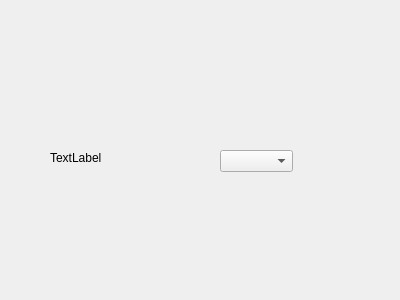
<?xml version="1.0" encoding="UTF-8"?>
<ui version="4.0">
 <class>pluginGui</class>
 <widget class="QWidget" name="pluginGui">
  <property name="geometry">
   <rect>
    <x>0</x>
    <y>0</y>
    <width>400</width>
    <height>300</height>
   </rect>
  </property>
  <property name="windowTitle">
   <string>Form</string>
  </property>
  <widget class="QComboBox" name="comboBox">
   <property name="geometry">
    <rect>
     <x>220</x>
     <y>150</y>
     <width>73</width>
     <height>22</height>
    </rect>
   </property>
  </widget>
  <widget class="QLabel" name="label">
   <property name="geometry">
    <rect>
     <x>50</x>
     <y>150</y>
     <width>55</width>
     <height>16</height>
    </rect>
   </property>
   <property name="sizePolicy">
    <sizepolicy hsizetype="Fixed" vsizetype="Fixed">
     <horstretch>0</horstretch>
     <verstretch>0</verstretch>
    </sizepolicy>
   </property>
   <property name="text">
    <string>TextLabel</string>
   </property>
  </widget>
 </widget>
 <resources/>
 <connections/>
</ui>
